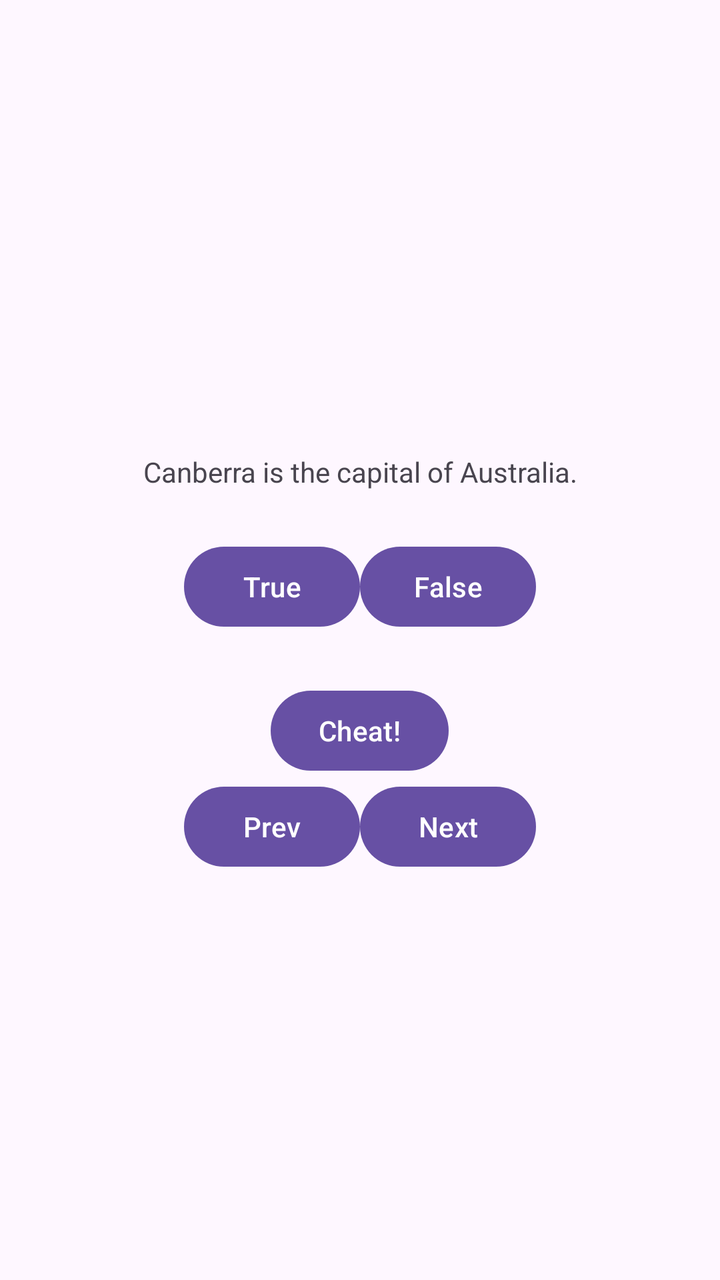
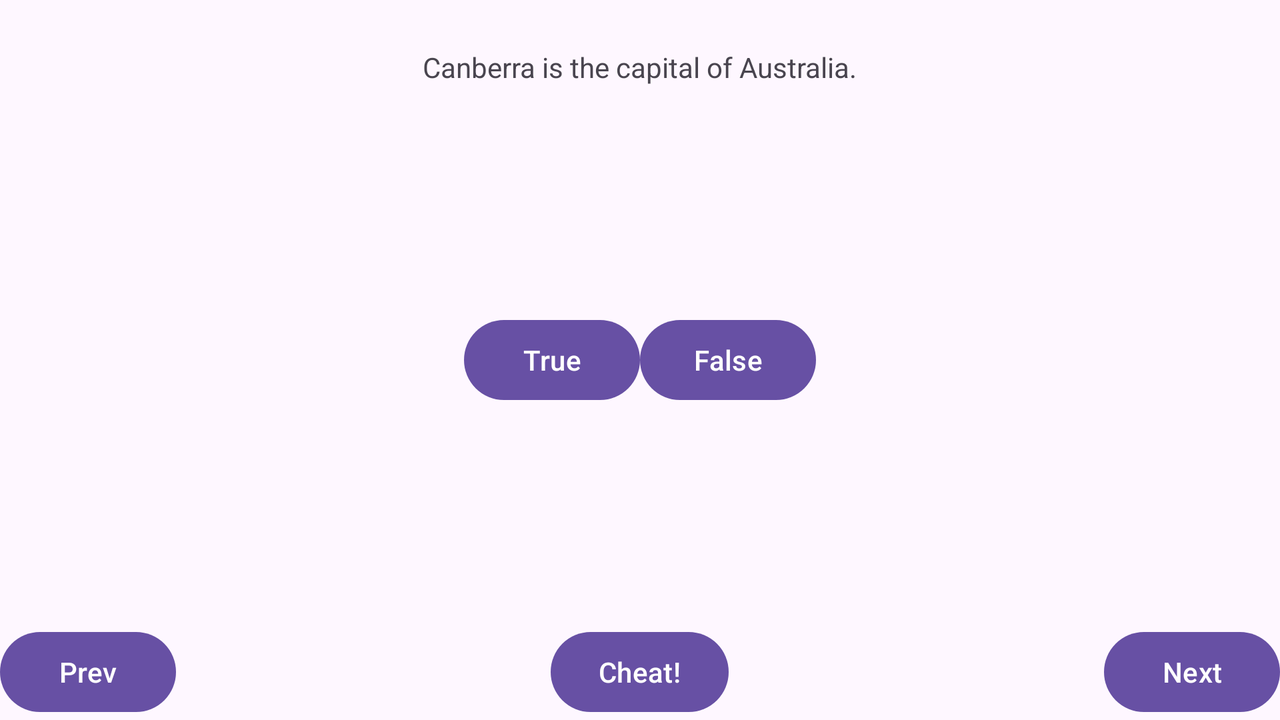

The same Android screen from two of the app's own layout files: first res/layout/ as a phone draws it, then the repository's variant for another configuration, drawn on a device whose configuration selects that folder. Both files follow.
<!-- AndroidManifest.xml: application theme Theme.QuizFirstProject -->
<!-- res/layout/activity_main.xml -->
<?xml version="1.0" encoding="utf-8"?>
<LinearLayout xmlns:android="http://schemas.android.com/apk/res/android"
    xmlns:tools="http://schemas.android.com/tools"
    android:layout_width="match_parent"
    android:layout_height="match_parent"
    android:gravity="center"
    android:orientation="vertical">

    <TextView
        android:id="@+id/question_text_view"
        android:layout_width="wrap_content"
        android:layout_height="wrap_content"
        android:gravity="center"
        android:padding="24dp"
        tools:text="@string/question_australia" />

    <LinearLayout
        android:layout_width="wrap_content"
        android:layout_height="wrap_content"
        android:orientation="horizontal">

        <Button
            android:id="@+id/true_button"
            android:layout_width="wrap_content"
            android:layout_height="wrap_content"
            android:text="@string/true_button" />

        <Button
            android:id="@+id/false_button"
            android:layout_width="wrap_content"
            android:layout_height="wrap_content"
            android:text="@string/false_button" />

    </LinearLayout>

    <Button
        android:id="@+id/cheat_button"
        android:layout_width="wrap_content"
        android:layout_height="wrap_content"
        android:layout_marginTop="24dp"
        android:text="@string/cheat_button" />

    <LinearLayout
        android:layout_width="wrap_content"
        android:layout_height="wrap_content"
        android:baselineAligned="false"
        android:gravity="bottom"
        android:orientation="horizontal">

        <Button
            android:id="@+id/prev_button"
            android:layout_width="wrap_content"
            android:layout_height="wrap_content"
            android:drawableLeft="@drawable/arrow_left"
            android:drawablePadding="4dp"
            android:text="@string/prev_button" />

        <Button
            android:id="@+id/next_button"
            android:layout_width="wrap_content"
            android:layout_height="wrap_content"
            android:drawableRight="@drawable/arrow_right"
            android:drawablePadding="4dp"
            android:text="@string/next_button" />

    </LinearLayout>
</LinearLayout>
<!-- resources referenced by this layout -->
<resources>
  <string name="cheat_button">Cheat!</string>
  <string name="false_button">False</string>
  <string name="next_button">Next</string>
  <string name="prev_button">Prev</string>
  <string name="question_australia">Canberra is the capital of Australia.</string>
  <string name="true_button">True</string>
  <style name="Theme.QuizFirstProject" parent="Base.Theme.QuizFirstProject" />
  <style name="Base.Theme.QuizFirstProject" parent="Theme.Material3.DayNight.NoActionBar">
          
          
      </style>
</resources>
<!-- res/layout-land/activity_main.xml (the repository's variant of the layout above) -->
<!-- drawn on the phone turned sideways -->
<?xml version="1.0" encoding="utf-8"?>
<FrameLayout
    xmlns:android="http://schemas.android.com/apk/res/android"
    xmlns:tools="http://schemas.android.com/tools"
    android:layout_width="match_parent"
    android:layout_height="match_parent" >

    <TextView
        android:id="@+id/question_text_view"
        android:layout_width="wrap_content"
        android:layout_height="wrap_content"
        android:layout_gravity="center_horizontal"
        android:padding="24dp"
        tools:text="@string/question_australia" />

    <LinearLayout
        android:layout_width="wrap_content"
        android:layout_height="wrap_content"
        android:layout_gravity="center_vertical|center_horizontal">

        <Button
            android:id="@+id/true_button"
            android:layout_width="wrap_content"
            android:layout_height="wrap_content"
            android:text="@string/true_button" />

        <Button
            android:id="@+id/false_button"
            android:layout_width="wrap_content"
            android:layout_height="wrap_content"
            android:text="@string/false_button" />

    </LinearLayout>
    <Button
        android:id="@+id/cheat_button"
        android:layout_width="wrap_content"
        android:layout_height="wrap_content"
        android:layout_gravity="bottom|center_horizontal"
        android:text="@string/cheat_button" />
    <Button
        android:id="@+id/prev_button"
        android:layout_width="wrap_content"
        android:layout_height="wrap_content"
        android:layout_gravity="bottom|left"
        android:drawableStart="@drawable/arrow_left"
        android:drawablePadding="4dp"
        android:text="@string/prev_button" />

    <Button
        android:id="@+id/next_button"
        android:layout_width="wrap_content"
        android:layout_height="wrap_content"
        android:layout_gravity="bottom|right"
        android:text="@string/next_button"
        android:drawableEnd="@drawable/arrow_right"
        android:drawablePadding="4dp"/>


</FrameLayout>
